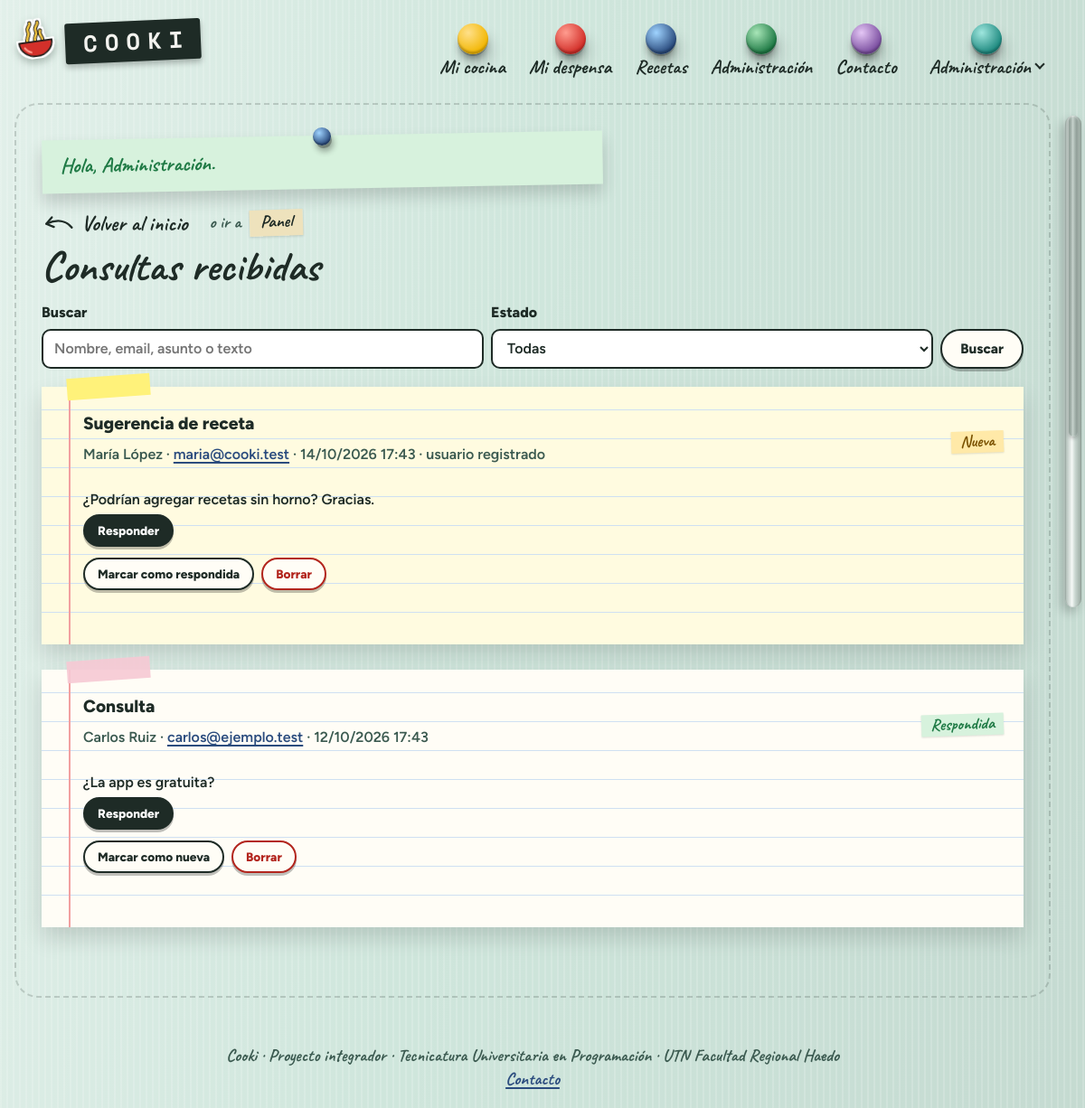
The app's page /admin/consultas.php (signed in) with its own data.
### tables this page shows
CREATE TABLE contacto (
    id              INT UNSIGNED AUTO_INCREMENT PRIMARY KEY,
    usuario_id      INT UNSIGNED NULL,
    nombre          VARCHAR(80)  NOT NULL,
    email           VARCHAR(190) NOT NULL,
    asunto          VARCHAR(120) NOT NULL,
    mensaje         TEXT         NOT NULL,
    estado          ENUM('nueva','respondida') NOT NULL DEFAULT 'nueva',
    correo_enviado  BOOLEAN      NOT NULL DEFAULT FALSE,    
    creado_en       DATETIME     NOT NULL DEFAULT CURRENT_TIMESTAMP,
     
    respuesta       TEXT         NULL,
    respondida_en   DATETIME     NULL,
    respondida_por  INT UNSIGNED NULL,
    respuesta_enviada BOOLEAN    NOT NULL DEFAULT FALSE,    
    KEY idx_contacto_estado (estado, creado_en),
    CONSTRAINT fk_contacto_usuario FOREIGN KEY (usuario_id) REFERENCES usuario(id) ON DELETE SET NULL,
    CONSTRAINT fk_contacto_respondio FOREIGN KEY (respondida_por) REFERENCES usuario(id) ON DELETE SET NULL
);

### src/bootstrap.php (called while the page is built, shortened)
<?php
spl_autoload_register(function (string $clase): void {
    $prefijo = 'Cooki\\';
    $relativa = str_replace('\\', '/', substr($clase, strlen($prefijo)));
    $archivo = __DIR__ . '/' . $relativa . '.php';
});
require_once __DIR__ . '/ayudas.php';

### src/Config.php (called while the page is built, shortened)
<?php
final class Config
{
    private static array $valores = [];
    public static function get(string $clave, string $porDefecto = ''): string
    {
        $env = getenv($clave);
        if ($env !== false && $env !== '') {
            return $env;
        }
        return self::$valores[$clave] ?? $porDefecto;
    }
}

### src/Db.php (called while the page is built, shortened)
<?php
final class Db
{
    private static ?PDO $pdo = null;
    public static function conexion(): PDO
    {
        if (self::$pdo === null) {
            $dsn = sprintf(
                'mysql:host=%s;port=%s;dbname=%s;charset=utf8mb4',
                Config::get('DB_HOST', '127.0.0.1'),
                Config::get('DB_PORT', '3306'),
                Config::get('DB_NAME', 'cooki')
            );
            self::$pdo = new PDO($dsn, Config::get('DB_USER', 'root'), Config::get('DB_PASS'), [
                PDO::ATTR_ERRMODE => PDO::ERRMODE_EXCEPTION,
                PDO::ATTR_DEFAULT_FETCH_MODE => PDO::FETCH_ASSOC,
                PDO::ATTR_EMULATE_PREPARES => false,
            ]);
        }
        return self::$pdo;
    }
}

### src/Repositorios/ContactoRepositorio.php (called while the page is built, shortened)
<?php
final class ContactoRepositorio
{
    public function listar(string $texto = '', string $estado = ''): array
    {
        $consulta = $this->db->prepare(
            'SELECT c.*, u.nombre AS usuario, r.nombre AS respondio
             FROM contacto c LEFT JOIN usuario u ON u.id = c.usuario_id LEFT JOIN usuario r ON r.id = c.respondida_por
             WHERE (c.nombre LIKE :t1 OR c.email LIKE :t2 OR c.asunto LIKE :t3 OR c.mensaje LIKE :t4)
               AND (:estado1 = \'\' OR c.estado = :estado2)
             ORDER BY c.estado = \'respondida\', c.creado_en DESC'
        );
        $patron = "%{$texto}%";
        $consulta->execute([
            't1' => $patron, 't2' => $patron, 't3' => $patron, 't4' => $patron,
            'estado1' => $estado, 'estado2' => $estado,
        ]);
        return $consulta->fetchAll();
    }
}

### public/admin/consultas.php (the view, shortened to what this page needs)
<?php
require dirname(__DIR__, 2) . '/src/bootstrap.php';
$repo = new ContactoRepositorio(Db::conexion());
$busqueda = trim((string) ($_GET['q'] ?? ''));
$estado = (string) ($_GET['estado'] ?? '');
if (!isset(ContactoRepositorio::ESTADOS[$estado])) {
    $estado = '';
}
$consultas = $repo->listar($busqueda, $estado);
$abierta = (int) ($_GET['responder'] ?? 0);
?>
<?= enlaceVolver('admin/index.php', 'Volver al panel', [['admin/index.php', 'Panel']]) ?>
<h1>Consultas recibidas</h1>
<form class="buscador" method="get" role="search">
  <div class="campo">
    <label for="q">Buscar</label>
    <input id="q" name="q" type="search" placeholder="Nombre, email, asunto o texto" value="<?= e($busqueda) ?>">
  </div>
  <div class="campo">
    <label for="estado">Estado</label>
    <select id="estado" name="estado">
      <option value="">Todas</option>
    </select>
  </div>
  <button class="boton boton--secundario" type="submit">Buscar</button>
</form>
<?php foreach ($consultas as $c) : ?>
  <article class="tarjeta consulta<?= $c['estado'] === 'nueva' ? ' consulta--nueva' : '' ?>" id="consulta-<?= e($c['id']) ?>">
    <header class="encabezado-pagina">
      <div>
        <h2><?= e($c['asunto']) ?></h2>
        <p class="texto-suave">
          <?= e($c['nombre']) ?> · <a href="mailto:<?= e($c['email']) ?>"><?= e($c['email']) ?></a>
          · <?= e(date('d/m/Y H:i', strtotime($c['creado_en']))) ?>
          <?= $c['usuario'] ? ' · usuario registrado' : '' ?>
        </p>
      </div>
      <span class="etiqueta<?= $c['estado'] === 'nueva' ? ' etiqueta--alerta' : ' etiqueta--exito' ?>"><?= e(ContactoRepositorio::ESTADOS[$c['estado']]) ?></span>
    </header>
    <p class="consulta__mensaje"><?= nl2br(e($c['mensaje'])) ?></p>
    <details class="responder"<?= $abierta === (int) $c['id'] ? ' open' : '' ?>>
      <summary class="boton boton--chico"><?= $c['respuesta'] !== null ? 'Responder de nuevo' : 'Responder' ?></summary>
    </details>
    <div class="acciones">
      <form method="post">
        <?php if ($c['estado'] === 'nueva') : ?>
          <button class="boton boton--secundario boton--chico" name="accion" value="respondida">Marcar como respondida</button>
        <?php else : ?>
          <button class="boton boton--secundario boton--chico" name="accion" value="nueva">Marcar como nueva</button>
        <?php endif; ?>
      </form>
      <form method="post" data-confirmar="¿Borrar la consulta de <?= e($c['nombre']) ?>?">
        <button class="boton boton--peligro boton--chico" name="accion" value="borrar">Borrar</button>
      </form>
    </div>
  </article>
<?php endforeach; ?>

### records on screen
contacto: asunto "Sugerencia de receta", nombre "María López", email "maria@cooki.test", creado_en "14/10/2026 17:43", shows "· usuario registrado", estado "Nueva", mensaje "¿Podrían agregar recetas sin horno? Gracias.", shows "Responder", shows "Marcar como respondida"
contacto: asunto "Consulta", nombre "Carlos Ruiz", email "carlos@ejemplo.test", creado_en "12/10/2026 17:43", estado "Respondida", mensaje "¿La app es gratuita?", shows "Responder", shows "Marcar como nueva"

### other values on screen
$letra "C"
$letra "O"
$letra "K"
$letra "I"
$texto "Mi cocina"
$texto "Mi despensa"
$texto "Recetas"
$texto "Administración"
$texto "Contacto"
explode(' ', $usuario['nombre'])[0] "Administración"
$aviso['mensaje'] "Hola, Administración."
$anterior !== null ? textoVolver($anterior['nombre']) : $texto "Volver al inicio"
$textoAtajo "Panel"
